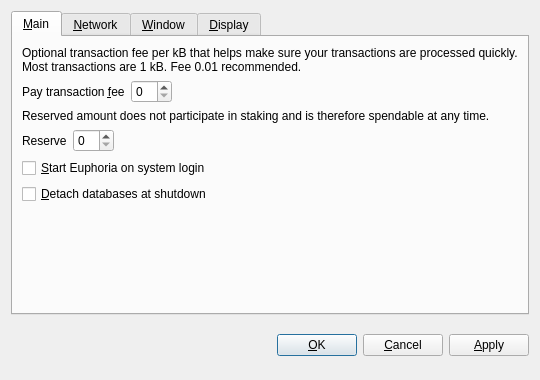
<?xml version="1.0" encoding="UTF-8"?>
<ui version="4.0">
 <class>OptionsDialog</class>
 <widget class="QDialog" name="OptionsDialog">
  <property name="geometry">
   <rect>
    <x>0</x>
    <y>0</y>
    <width>540</width>
    <height>380</height>
   </rect>
  </property>
  <property name="windowTitle">
   <string>Options</string>
  </property>
  <property name="modal">
   <bool>true</bool>
  </property>
  <layout class="QVBoxLayout" name="verticalLayout">
   <item>
    <widget class="QTabWidget" name="tabWidget">
     <property name="tabPosition">
      <enum>QTabWidget::North</enum>
     </property>
     <property name="currentIndex">
      <number>0</number>
     </property>
     <widget class="QWidget" name="tabMain">
      <attribute name="title">
       <string>&amp;Main</string>
      </attribute>
      <layout class="QVBoxLayout" name="verticalLayout_Main">
       <item>
        <widget class="QLabel" name="transactionFeeInfoLabel">
         <property name="text">
          <string>Optional transaction fee per kB that helps make sure your transactions are processed quickly. Most transactions are 1 kB. Fee 0.01 recommended.</string>
         </property>
         <property name="textFormat">
          <enum>Qt::PlainText</enum>
         </property>
         <property name="wordWrap">
          <bool>true</bool>
         </property>
        </widget>
       </item>
       <item>
        <layout class="QHBoxLayout" name="horizontalLayoutFee">
         <item>
          <widget class="QLabel" name="transactionFeeLabel">
           <property name="text">
            <string>Pay transaction &amp;fee</string>
           </property>
           <property name="textFormat">
            <enum>Qt::PlainText</enum>
           </property>
           <property name="buddy">
            <cstring>transactionFee</cstring>
           </property>
          </widget>
         </item>
         <item>
          <widget class="BitcoinAmountField" name="transactionFee"/>
         </item>
         <item>
          <spacer name="horizontalSpacerFee">
           <property name="orientation">
            <enum>Qt::Horizontal</enum>
           </property>
           <property name="sizeHint" stdset="0">
            <size>
             <width>40</width>
             <height>20</height>
            </size>
           </property>
          </spacer>
         </item>
        </layout>
       </item>
       <item>
        <widget class="QLabel" name="reserveBalanceInfoLabel">
         <property name="text">
          <string>Reserved amount does not participate in staking and is therefore spendable at any time.</string>
         </property>
         <property name="textFormat">
          <enum>Qt::PlainText</enum>
         </property>
         <property name="wordWrap">
          <bool>true</bool>
         </property>
        </widget>
       </item>
       <item>
        <layout class="QHBoxLayout" name="horizontalLayoutReserveBalance">
         <item>
          <widget class="QLabel" name="reserveBalanceLabel">
           <property name="text">
            <string>Reserve</string>
           </property>
           <property name="textFormat">
            <enum>Qt::PlainText</enum>
           </property>
           <property name="buddy">
            <cstring>reserveBalance</cstring>
           </property>
          </widget>
         </item>
         <item>
          <widget class="BitcoinAmountField" name="reserveBalance"/>
         </item>
         <item>
          <spacer name="horizontalSpacerReserveBalance">
           <property name="orientation">
            <enum>Qt::Horizontal</enum>
           </property>
           <property name="sizeHint" stdset="0">
            <size>
             <width>40</width>
             <height>20</height>
            </size>
           </property>
          </spacer>
         </item>
        </layout>
       </item>
       <item>
        <widget class="QCheckBox" name="bitcoinAtStartup">
         <property name="toolTip">
          <string>Automatically start Euphoria after logging in to the system.</string>
         </property>
         <property name="text">
          <string>&amp;Start Euphoria on system login</string>
         </property>
        </widget>
       </item>
       <item>
        <widget class="QCheckBox" name="detachDatabases">
         <property name="toolTip">
          <string>Detach block and address databases at shutdown. This means they can be moved to another data directory, but it slows down shutdown. The wallet is always detached.</string>
         </property>
         <property name="text">
          <string>&amp;Detach databases at shutdown</string>
         </property>
        </widget>
       </item>
       <item>
        <spacer name="verticalSpacer_Main">
         <property name="orientation">
          <enum>Qt::Vertical</enum>
         </property>
         <property name="sizeHint" stdset="0">
          <size>
           <width>20</width>
           <height>40</height>
          </size>
         </property>
        </spacer>
       </item>
      </layout>
     </widget>
     <widget class="QWidget" name="tabNetwork">
      <attribute name="title">
       <string>&amp;Network</string>
      </attribute>
      <layout class="QVBoxLayout" name="verticalLayout_Network">
       <item>
        <widget class="QCheckBox" name="mapPortUpnp">
         <property name="toolTip">
          <string>Automatically open the Euphoria client port on the router. This only works when your router supports UPnP and it is enabled.</string>
         </property>
         <property name="text">
          <string>Map port using &amp;UPnP</string>
         </property>
        </widget>
       </item>
       <item>
        <widget class="QCheckBox" name="connectSocks">
         <property name="toolTip">
          <string>Connect to the Euphoria network through a SOCKS proxy (e.g. when connecting through Tor).</string>
         </property>
         <property name="text">
          <string>&amp;Connect through SOCKS proxy:</string>
         </property>
        </widget>
       </item>
       <item>
        <layout class="QHBoxLayout" name="horizontalLayout_Network">
         <item>
          <widget class="QLabel" name="proxyIpLabel">
           <property name="text">
            <string>Proxy &amp;IP:</string>
           </property>
           <property name="textFormat">
            <enum>Qt::PlainText</enum>
           </property>
           <property name="buddy">
            <cstring>proxyIp</cstring>
           </property>
          </widget>
         </item>
         <item>
          <widget class="QValidatedLineEdit" name="proxyIp">
           <property name="maximumSize">
            <size>
             <width>140</width>
             <height>16777215</height>
            </size>
           </property>
           <property name="toolTip">
            <string>IP address of the proxy (e.g. 127.0.0.1)</string>
           </property>
          </widget>
         </item>
         <item>
          <widget class="QLabel" name="proxyPortLabel">
           <property name="text">
            <string>&amp;Port:</string>
           </property>
           <property name="textFormat">
            <enum>Qt::PlainText</enum>
           </property>
           <property name="buddy">
            <cstring>proxyPort</cstring>
           </property>
          </widget>
         </item>
         <item>
          <widget class="QLineEdit" name="proxyPort">
           <property name="maximumSize">
            <size>
             <width>55</width>
             <height>16777215</height>
            </size>
           </property>
           <property name="toolTip">
            <string>Port of the proxy (e.g. 9050)</string>
           </property>
          </widget>
         </item>
         <item>
          <widget class="QLabel" name="socksVersionLabel">
           <property name="text">
            <string>SOCKS &amp;Version:</string>
           </property>
           <property name="textFormat">
            <enum>Qt::PlainText</enum>
           </property>
           <property name="buddy">
            <cstring>socksVersion</cstring>
           </property>
          </widget>
         </item>
         <item>
          <widget class="QValueComboBox" name="socksVersion">
           <property name="toolTip">
            <string>SOCKS version of the proxy (e.g. 5)</string>
           </property>
          </widget>
         </item>
         <item>
          <spacer name="horizontalSpacer_Network">
           <property name="orientation">
            <enum>Qt::Horizontal</enum>
           </property>
           <property name="sizeHint" stdset="0">
            <size>
             <width>40</width>
             <height>20</height>
            </size>
           </property>
          </spacer>
         </item>
        </layout>
       </item>
       <item>
        <spacer name="verticalSpacer_Network">
         <property name="orientation">
          <enum>Qt::Vertical</enum>
         </property>
         <property name="sizeHint" stdset="0">
          <size>
           <width>20</width>
           <height>40</height>
          </size>
         </property>
        </spacer>
       </item>
      </layout>
     </widget>
     <widget class="QWidget" name="tabWindow">
      <attribute name="title">
       <string>&amp;Window</string>
      </attribute>
      <layout class="QVBoxLayout" name="verticalLayout_Window">
       <item>
        <widget class="QCheckBox" name="minimizeToTray">
         <property name="toolTip">
          <string>Show only a tray icon after minimizing the window.</string>
         </property>
         <property name="text">
          <string>&amp;Minimize to the tray instead of the taskbar</string>
         </property>
        </widget>
       </item>
       <item>
        <widget class="QCheckBox" name="minimizeOnClose">
         <property name="toolTip">
          <string>Minimize instead of exit the application when the window is closed. When this option is enabled, the application will be closed only after selecting Quit in the menu.</string>
         </property>
         <property name="text">
          <string>M&amp;inimize on close</string>
         </property>
        </widget>
       </item>
       <item>
        <spacer name="verticalSpacer_Window">
         <property name="orientation">
          <enum>Qt::Vertical</enum>
         </property>
         <property name="sizeHint" stdset="0">
          <size>
           <width>20</width>
           <height>40</height>
          </size>
         </property>
        </spacer>
       </item>
      </layout>
     </widget>
     <widget class="QWidget" name="tabDisplay">
      <attribute name="title">
       <string>&amp;Display</string>
      </attribute>
      <layout class="QVBoxLayout" name="verticalLayout_Display">
       <item>
        <layout class="QHBoxLayout" name="horizontalLayout_1_Display">
         <item>
          <widget class="QLabel" name="langLabel">
           <property name="text">
            <string>User Interface &amp;language:</string>
           </property>
           <property name="textFormat">
            <enum>Qt::PlainText</enum>
           </property>
           <property name="buddy">
            <cstring>lang</cstring>
           </property>
          </widget>
         </item>
         <item>
          <widget class="QValueComboBox" name="lang">
           <property name="toolTip">
            <string>The user interface language can be set here. This setting will take effect after restarting Euphoria.</string>
           </property>
          </widget>
         </item>
        </layout>
       </item>
       <item>
        <layout class="QHBoxLayout" name="horizontalLayout_2_Display">
         <item>
          <widget class="QLabel" name="unitLabel">
           <property name="text">
            <string>&amp;Unit to show amounts in:</string>
           </property>
           <property name="textFormat">
            <enum>Qt::PlainText</enum>
           </property>
           <property name="buddy">
            <cstring>unit</cstring>
           </property>
          </widget>
         </item>
         <item>
          <widget class="QValueComboBox" name="unit">
           <property name="toolTip">
            <string>Choose the default subdivision unit to show in the interface and when sending coins.</string>
           </property>
          </widget>
         </item>
        </layout>
       </item>
       <item>
        <widget class="QCheckBox" name="displayAddresses">
         <property name="toolTip">
          <string>Whether to show Euphoria addresses in the transaction list or not.</string>
         </property>
         <property name="text">
          <string>&amp;Display addresses in transaction list</string>
         </property>
        </widget>
       </item>
       <item>
        <widget class="QCheckBox" name="coinControlFeatures">
         <property name="toolTip">
          <string>Whether to show coin control features or not.</string>
         </property>
         <property name="text">
          <string>Display coin &amp;control features (experts only!)</string>
         </property>
        </widget>
       </item>
       <item>
        <spacer name="verticalSpacer_Display">
         <property name="orientation">
          <enum>Qt::Vertical</enum>
         </property>
         <property name="sizeHint" stdset="0">
          <size>
           <width>20</width>
           <height>40</height>
          </size>
         </property>
        </spacer>
       </item>
      </layout>
     </widget>
    </widget>
   </item>
   <item>
    <layout class="QHBoxLayout" name="horizontalLayout_Buttons">
     <item>
      <spacer name="horizontalSpacer_1">
       <property name="orientation">
        <enum>Qt::Horizontal</enum>
       </property>
       <property name="sizeHint" stdset="0">
        <size>
         <width>40</width>
         <height>48</height>
        </size>
       </property>
      </spacer>
     </item>
     <item>
      <widget class="QLabel" name="statusLabel">
       <property name="font">
        <font>
         <weight>75</weight>
         <bold>true</bold>
        </font>
       </property>
       <property name="text">
        <string/>
       </property>
       <property name="textFormat">
        <enum>Qt::PlainText</enum>
       </property>
       <property name="wordWrap">
        <bool>true</bool>
       </property>
      </widget>
     </item>
     <item>
      <spacer name="horizontalSpacer_2">
       <property name="orientation">
        <enum>Qt::Horizontal</enum>
       </property>
       <property name="sizeHint" stdset="0">
        <size>
         <width>40</width>
         <height>48</height>
        </size>
       </property>
      </spacer>
     </item>
     <item>
      <widget class="QPushButton" name="okButton">
       <property name="text">
        <string>&amp;OK</string>
       </property>
      </widget>
     </item>
     <item>
      <widget class="QPushButton" name="cancelButton">
       <property name="text">
        <string>&amp;Cancel</string>
       </property>
       <property name="autoDefault">
        <bool>false</bool>
       </property>
      </widget>
     </item>
     <item>
      <widget class="QPushButton" name="applyButton">
       <property name="text">
        <string>&amp;Apply</string>
       </property>
       <property name="autoDefault">
        <bool>false</bool>
       </property>
      </widget>
     </item>
    </layout>
   </item>
  </layout>
 </widget>
 <customwidgets>
  <customwidget>
   <class>BitcoinAmountField</class>
   <extends>QSpinBox</extends>
   <header>bitcoinamountfield.h</header>
  </customwidget>
  <customwidget>
   <class>QValueComboBox</class>
   <extends>QComboBox</extends>
   <header>qvaluecombobox.h</header>
  </customwidget>
  <customwidget>
   <class>QValidatedLineEdit</class>
   <extends>QLineEdit</extends>
   <header>qvalidatedlineedit.h</header>
  </customwidget>
 </customwidgets>
 <resources/>
 <connections/>
</ui>
